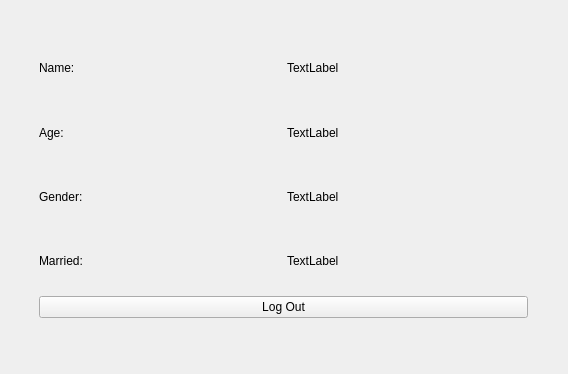
<?xml version="1.0" encoding="UTF-8"?>
<ui version="4.0">
 <class>MainWindow</class>
 <widget class="QMainWindow" name="MainWindow">
  <property name="geometry">
   <rect>
    <x>0</x>
    <y>0</y>
    <width>568</width>
    <height>374</height>
   </rect>
  </property>
  <property name="windowTitle">
   <string>MainWindow</string>
  </property>
  <widget class="QWidget" name="centralWidget">
   <widget class="QStackedWidget" name="stackedWidget">
    <property name="geometry">
     <rect>
      <x>9</x>
      <y>9</y>
      <width>551</width>
      <height>351</height>
     </rect>
    </property>
    <property name="currentIndex">
     <number>1</number>
    </property>
    <widget class="QWidget" name="page_1">
     <widget class="QWidget" name="horizontalLayoutWidget">
      <property name="geometry">
       <rect>
        <x>180</x>
        <y>109</y>
        <width>160</width>
        <height>41</height>
       </rect>
      </property>
      <layout class="QHBoxLayout" name="horizontalLayout_2">
       <item>
        <widget class="QLabel" name="label">
         <property name="text">
          <string>Username:</string>
         </property>
        </widget>
       </item>
       <item>
        <widget class="QLineEdit" name="usernameInput"/>
       </item>
      </layout>
     </widget>
     <widget class="QWidget" name="horizontalLayoutWidget_2">
      <property name="geometry">
       <rect>
        <x>180</x>
        <y>160</y>
        <width>160</width>
        <height>41</height>
       </rect>
      </property>
      <layout class="QHBoxLayout" name="horizontalLayout_3">
       <item>
        <widget class="QLabel" name="label_2">
         <property name="text">
          <string>Password: </string>
         </property>
        </widget>
       </item>
       <item>
        <widget class="QLineEdit" name="passwordInput"/>
       </item>
      </layout>
     </widget>
     <widget class="QWidget" name="verticalLayoutWidget">
      <property name="geometry">
       <rect>
        <x>180</x>
        <y>210</y>
        <width>160</width>
        <height>45</height>
       </rect>
      </property>
      <layout class="QVBoxLayout" name="verticalLayout">
       <item>
        <widget class="QPushButton" name="loginButton">
         <property name="text">
          <string>Login</string>
         </property>
        </widget>
       </item>
      </layout>
     </widget>
    </widget>
    <widget class="QWidget" name="page_2">
     <widget class="QWidget" name="verticalLayoutWidget_2">
      <property name="geometry">
       <rect>
        <x>19</x>
        <y>19</y>
        <width>511</width>
        <height>301</height>
       </rect>
      </property>
      <layout class="QVBoxLayout" name="verticalLayout_2">
       <item>
        <layout class="QVBoxLayout" name="verticalLayout_4">
         <item>
          <layout class="QHBoxLayout" name="horizontalLayout_4">
           <item>
            <widget class="QLabel" name="name_t">
             <property name="text">
              <string>Name:</string>
             </property>
            </widget>
           </item>
           <item>
            <widget class="QLabel" name="name">
             <property name="text">
              <string>TextLabel</string>
             </property>
            </widget>
           </item>
          </layout>
         </item>
         <item>
          <layout class="QHBoxLayout" name="horizontalLayout_5">
           <item>
            <widget class="QLabel" name="label_3">
             <property name="text">
              <string>Age:</string>
             </property>
            </widget>
           </item>
           <item>
            <widget class="QLabel" name="age">
             <property name="text">
              <string>TextLabel</string>
             </property>
            </widget>
           </item>
          </layout>
         </item>
         <item>
          <layout class="QHBoxLayout" name="horizontalLayout_6">
           <item>
            <widget class="QLabel" name="label_4">
             <property name="text">
              <string>Gender:</string>
             </property>
            </widget>
           </item>
           <item>
            <widget class="QLabel" name="gender">
             <property name="text">
              <string>TextLabel</string>
             </property>
            </widget>
           </item>
          </layout>
         </item>
         <item>
          <layout class="QHBoxLayout" name="horizontalLayout_7">
           <item>
            <widget class="QLabel" name="label_5">
             <property name="text">
              <string>Married:</string>
             </property>
            </widget>
           </item>
           <item>
            <widget class="QLabel" name="married">
             <property name="text">
              <string>TextLabel</string>
             </property>
            </widget>
           </item>
          </layout>
         </item>
         <item>
          <widget class="QPushButton" name="logoutButton">
           <property name="text">
            <string>Log Out</string>
           </property>
          </widget>
         </item>
        </layout>
       </item>
      </layout>
     </widget>
    </widget>
   </widget>
  </widget>
 </widget>
 <layoutdefault spacing="6" margin="11"/>
 <tabstops>
  <tabstop>usernameInput</tabstop>
  <tabstop>passwordInput</tabstop>
  <tabstop>loginButton</tabstop>
  <tabstop>logoutButton</tabstop>
 </tabstops>
 <resources/>
 <connections/>
</ui>
